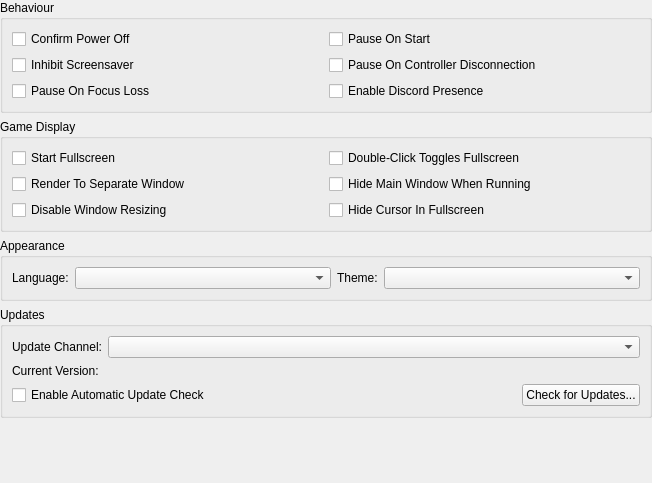
<?xml version="1.0" encoding="UTF-8"?>
<ui version="4.0">
 <class>InterfaceSettingsWidget</class>
 <widget class="QWidget" name="InterfaceSettingsWidget">
  <property name="geometry">
   <rect>
    <x>0</x>
    <y>0</y>
    <width>652</width>
    <height>483</height>
   </rect>
  </property>
  <layout class="QVBoxLayout" name="verticalLayout">
   <property name="leftMargin">
    <number>0</number>
   </property>
   <property name="topMargin">
    <number>0</number>
   </property>
   <property name="rightMargin">
    <number>0</number>
   </property>
   <property name="bottomMargin">
    <number>0</number>
   </property>
   <item>
    <widget class="QGroupBox" name="groupBox_4">
     <property name="title">
      <string>Behaviour</string>
     </property>
     <layout class="QGridLayout" name="formLayout_4">
      <item row="2" column="1">
       <widget class="QCheckBox" name="enableDiscordPresence">
        <property name="text">
         <string>Enable Discord Presence</string>
        </property>
       </widget>
      </item>
      <item row="1" column="1">
       <widget class="QCheckBox" name="pauseOnControllerDisconnection">
        <property name="text">
         <string>Pause On Controller Disconnection</string>
        </property>
       </widget>
      </item>
      <item row="0" column="0">
       <widget class="QCheckBox" name="confirmPowerOff">
        <property name="text">
         <string>Confirm Power Off</string>
        </property>
       </widget>
      </item>
      <item row="1" column="0">
       <widget class="QCheckBox" name="inhibitScreensaver">
        <property name="text">
         <string>Inhibit Screensaver</string>
        </property>
       </widget>
      </item>
      <item row="0" column="1">
       <widget class="QCheckBox" name="pauseOnStart">
        <property name="text">
         <string>Pause On Start</string>
        </property>
       </widget>
      </item>
      <item row="2" column="0">
       <widget class="QCheckBox" name="pauseOnFocusLoss">
        <property name="text">
         <string>Pause On Focus Loss</string>
        </property>
       </widget>
      </item>
     </layout>
    </widget>
   </item>
   <item>
    <widget class="QGroupBox" name="groupBox_2">
     <property name="title">
      <string>Game Display</string>
     </property>
     <layout class="QGridLayout" name="gridLayout">
      <item row="0" column="0">
       <widget class="QCheckBox" name="startFullscreen">
        <property name="text">
         <string>Start Fullscreen</string>
        </property>
       </widget>
      </item>
      <item row="0" column="1">
       <widget class="QCheckBox" name="doubleClickTogglesFullscreen">
        <property name="text">
         <string>Double-Click Toggles Fullscreen</string>
        </property>
       </widget>
      </item>
      <item row="1" column="0">
       <widget class="QCheckBox" name="renderToSeparateWindow">
        <property name="text">
         <string>Render To Separate Window</string>
        </property>
       </widget>
      </item>
      <item row="1" column="1">
       <widget class="QCheckBox" name="hideMainWindow">
        <property name="text">
         <string>Hide Main Window When Running</string>
        </property>
       </widget>
      </item>
      <item row="2" column="0">
       <widget class="QCheckBox" name="disableWindowResizing">
        <property name="text">
         <string>Disable Window Resizing</string>
        </property>
       </widget>
      </item>
      <item row="2" column="1">
       <widget class="QCheckBox" name="hideMouseCursor">
        <property name="text">
         <string>Hide Cursor In Fullscreen</string>
        </property>
       </widget>
      </item>
     </layout>
    </widget>
   </item>
   <item>
    <widget class="QGroupBox" name="appearanceGroup">
     <property name="title">
      <string>Appearance</string>
     </property>
     <layout class="QGridLayout" name="gridLayout_3" columnstretch="0,1,0,1">
      <item row="0" column="3">
       <widget class="QComboBox" name="theme"/>
      </item>
      <item row="0" column="0">
       <widget class="QLabel" name="label">
        <property name="text">
         <string>Language:</string>
        </property>
       </widget>
      </item>
      <item row="0" column="2">
       <widget class="QLabel" name="label_2">
        <property name="text">
         <string>Theme:</string>
        </property>
       </widget>
      </item>
      <item row="0" column="1">
       <widget class="QComboBox" name="language"/>
      </item>
     </layout>
    </widget>
   </item>
   <item>
    <widget class="QGroupBox" name="updatesGroup">
     <property name="title">
      <string>Updates</string>
     </property>
     <layout class="QFormLayout" name="formLayout_2">
      <item row="0" column="0">
       <widget class="QLabel" name="label_4">
        <property name="text">
         <string>Update Channel:</string>
        </property>
       </widget>
      </item>
      <item row="0" column="1">
       <widget class="QComboBox" name="autoUpdateTag"/>
      </item>
      <item row="1" column="0">
       <widget class="QLabel" name="label_5">
        <property name="text">
         <string>Current Version:</string>
        </property>
       </widget>
      </item>
      <item row="1" column="1">
       <widget class="QLabel" name="autoUpdateCurrentVersion">
        <property name="text">
         <string/>
        </property>
       </widget>
      </item>
      <item row="2" column="0" colspan="2">
       <layout class="QHBoxLayout" name="horizontalLayout_2">
        <item>
         <widget class="QCheckBox" name="autoUpdateEnabled">
          <property name="text">
           <string>Enable Automatic Update Check</string>
          </property>
         </widget>
        </item>
        <item>
         <spacer name="horizontalSpacer">
          <property name="orientation">
           <enum>Qt::Orientation::Horizontal</enum>
          </property>
          <property name="sizeHint" stdset="0">
           <size>
            <width>40</width>
            <height>20</height>
           </size>
          </property>
         </spacer>
        </item>
        <item>
         <widget class="QPushButton" name="checkForUpdates">
          <property name="text">
           <string>Check for Updates...</string>
          </property>
         </widget>
        </item>
       </layout>
      </item>
     </layout>
    </widget>
   </item>
   <item>
    <spacer name="verticalSpacer">
     <property name="orientation">
      <enum>Qt::Orientation::Vertical</enum>
     </property>
     <property name="sizeHint" stdset="0">
      <size>
       <width>20</width>
       <height>40</height>
      </size>
     </property>
    </spacer>
   </item>
  </layout>
 </widget>
 <resources>
  <include location="resources/arcadeduck-qt.qrc"/>
 </resources>
 <connections/>
</ui>
